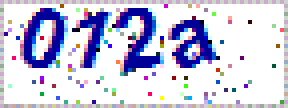
#> input picture school_api/predict_code/train_pictures/new_code/012a.png, 72 x 27 px, given as the content of the folder train_pictures/old_code/, which was not available (shown 4 times larger)
$ python processing.py
#> lines starting #> are read from the running program, lines starting #| are printed output that depends on the picture; pictures that were not available may be replaced by others from this repository, and a replacement may not be noted
import os
import numpy as np
import cv2
import string


def process(path):
    # 处理一个目录的图片，并返回处理后的图片数据和相应标签数据
    cdata = []
    clabel = []
    for file_name in os.listdir(path):
        if file_name[-3:] != 'png':
            continue
        img = cv2.imread(path + file_name)
        img = cv2.cvtColor(img, cv2.COLOR_BGR2GRAY)  # 灰度化
        ims = [img[y_min:y_max, u:v+1] for u, v in zip(split_lines[:-1], split_lines[1:])]  # 切分验证码
        cdata = np.concatenate((cdata, ims), axis=0) if cdata != [] else ims  # shape = (x, 22, 13)
        for i in file_name[:4]:
            clabel.append(CHRS.index(i))
    return cdata, clabel


if __name__ == '__main__':
    split_lines = [4, 16, 28, 40, 52]  # 验证码纵向切分的位置
    y_min, y_max = 0, 22  # 验证码横向切分的位置

    height = 27
    width = 72

    old_code_path = 'train_pictures/old_code/'
    new_code_path = 'train_pictures/new_code/'

    CHRS = string.ascii_lowercase + string.digits  # 小写字母+数字

    data_1, label_1 = process(old_code_path)
#> in process, img is the input picture: shape (27, 72, 3); mean B, G, R 225.7, 201.9, 203
#> in process, `img = cv2.cvtColor(img, cv2.COLOR_BGR2GRAY)`:
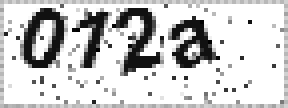
#> img: shape (27, 72) (shown 4 times larger); min 0, max 255, mean 204.9
#> in process, `ims = [img[y_min:y_max, u:v+1] for u, v in zip(split_lines[:-1], split..`: ims = 4 items
#> data_1 = 4 items; label_1 = [26, 27, 28, 0]
    data_2, label_2 = process(new_code_path)
#> pass 2 of the loop in process, `for file_name in os.listdir(path):`:
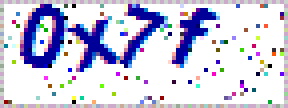
#> input picture school_api/predict_code/train_pictures/new_code/0x7f.png, 72 x 27 px (shown 4 times larger)
#> in process, img is the input picture: shape (27, 72, 3); mean B, G, R 225.7, 203.1, 204
#> in process (call 2), `img = cv2.cvtColor(img, cv2.COLOR_BGR2GRAY)`:
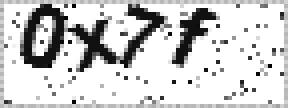
#> img: shape (27, 72) (shown 4 times larger); min 0, max 255, mean 205.9
#> pass 3 of the loop in process, `for file_name in os.listdir(path):`:
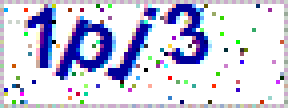
#> input picture school_api/predict_code/train_pictures/new_code/1pj3.png, 72 x 27 px (shown 4 times larger)
#> in process, img is the input picture: shape (27, 72, 3); mean B, G, R 226, 204.8, 204.6
#> in process (call 2), `img = cv2.cvtColor(img, cv2.COLOR_BGR2GRAY)`:
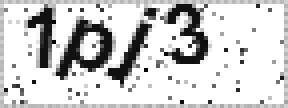
#> img: shape (27, 72) (shown 4 times larger); min 0, max 255, mean 207.1
#> (the run stopped early here; a loop or call above may not have finished)
